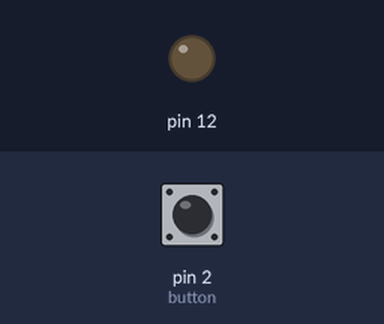
Simulated run of this sketch. Board: Arduino Uno, built with avr-gcc and run on an emulated ATmega328P. Shown: output pins drawn as LEDs (lit = HIGH). Inputs (shaded band) come from the test bench; at power-on: pin 2 (button) LOW.

Above: at 1.2 s.
1.3 s: pin 2 (button) pulled HIGH for 0.15 s
At 1.37 s:
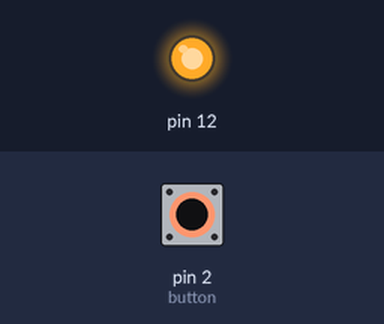
2.9 s: pin 2 (button) pulled HIGH for 3.2 s
At 7.1 s:
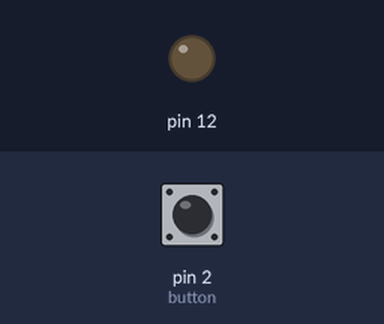
Timing chart, 0 to 8.6 s (numbered marks = the images above; inputs shaded):
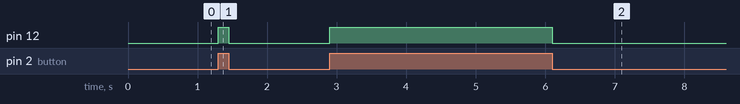

Measured:
- after the input at 1.3 s, pin 12: LOW → HIGH at once, → LOW 0.15 s later
- after the input at 2.9 s, pin 12: LOW → HIGH at once, → LOW 3.2 s later

The sketch:

ButtonPushedLED.ino
```cpp
// C++ code
//
void setup()
{
  pinMode(12, OUTPUT);
  pinMode(2, INPUT);
}

void loop()
{
  if (digitalRead(2) == HIGH){ // if the button is pressed
    digitalWrite(12, HIGH);	 // turn the LED on

  }
  else{ // elsem if the button is not pressed
    digitalWrite(12, LOW);	// turn the LED off
  }
}
```
